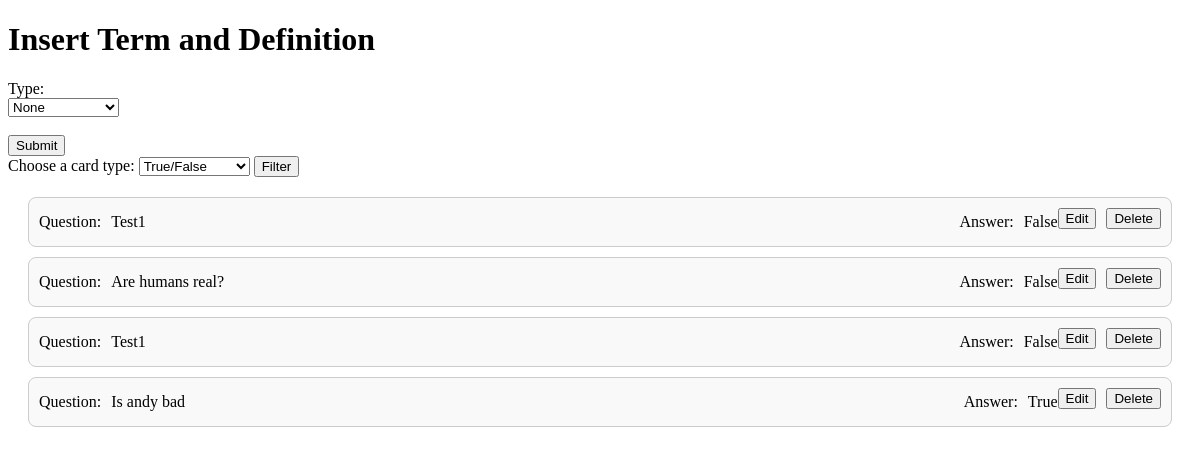
Before: /type-selected with the older database file.
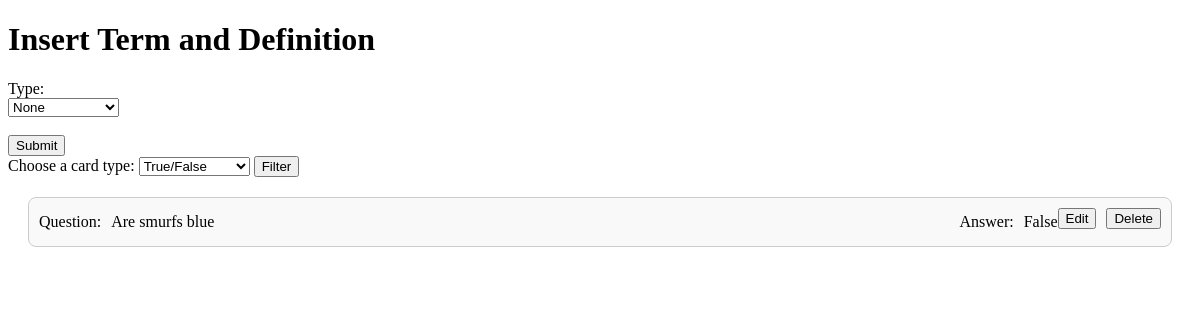
After: the same page with the newer database file.
### tables this page shows
CREATE TABLE Terms (
            id INTEGER PRIMARY KEY AUTOINCREMENT,
            type TEXT NOT NULL,
            question TEXT,
            answer TEXT,
            tag TEXT NOT NULL
        );

### app.py (the view)
@app.route('/type-selected', methods=['GET'])
def tag_selected():
    tag_type = request.args.get('type', default='TrueFalse', type=str)
    db = get_db()
    cursor = db.cursor()
    query = "SELECT id, type, question, answer, tag FROM Terms WHERE type = ?;"
    cursor.execute(query, (tag_type,))
    cards = cursor.fetchall()
    return render_template('insert.html', cards=cards)

### app.py (called while the page is built)
def get_db():
    db = getattr(g, '_database', None)
    if db is None:
        db = g._database = sqlite3.connect(DATABASE)
        db.row_factory = sqlite3.Row
    return db

@app.teardown_appcontext
def close_connection(exception):
    db = getattr(g, '_database', None)
    if db is not None:
        db.close()

### templates/insert.html (shortened to what this page needs)
<!DOCTYPE html>
<html lang="en">
<head>
    <link rel="stylesheet" href="{{ url_for('static', filename='css/style.css') }}">
</head>
<body>
    <h1>Insert Term and Definition</h1>
    <form id="insertForm" action="/insert_data" method="post">
        <label for="type">Type:</label><br>
        <select id="type" name="type">
            <option value="None">None</option>
        </select><br><br>
        <input type="submit" value="Submit">
    </form>
    <form action="/type-selected" method="get">
        <label for="filterType">Choose a card type:</label>
        <select id="filterType" name="type">
            <option value="TrueFalse">True/False</option>
        </select>
        <input type="submit" value="Filter">
    </form>
    <div class="cardview">
        {% if cards %}
            {% for card in cards %}
                <div class="card">
                    <div class="card-content">
                        <div class="info">
                            <div class="details">
                                <p>Question: <span>{{ card.question }}</span></p>
                                <p>Answer: <span>{{ card.answer }}</span></p>
                            </div>
                        </div>
                    </div>
                    <div class="card-actions">
                        <button onclick="location.href='/edit_card/{{ card.id }}'">Edit</button>
                        <form action="/delete_card/{{ card.id }}" method="post" style="display: inline;">
                            <button type="submit">Delete</button>
                        </form>
                    </div>
                </div>
            {% endfor %}
        {% else %}
            <p>No cards available.</p>
        {% endif %}
    </div>
</body>
</html>

### static/css/style.css (style rules this page uses)
.cardview { margin: 20px; }
.card { display: flex; justify-content: space-between; align-items: flex-start; padding: 10px; margin-bottom: 10px; border: 1px solid #ccc; border-radius: 8px; background-color: #f9f9f9; }
.card-content { flex-grow: 1; }
.info { display: flex; flex-direction: column; }
.details { display: flex; justify-content: space-between; }
.details p { margin: 5px 0; display: flex; }
.details p span { margin-left: 10px; }
.card-actions { display: flex; align-items: center; gap: 10px; }
.card-actions form { margin: 0; }

Changed rows visible on the page:
removed Terms: question "Test1", answer "False"
removed Terms: question "Are humans real?", answer "False"
removed Terms: question "Test1", answer "False"
removed Terms: question "Is andy bad", answer "True"
added Terms: question "Are smurfs blue", answer "False"
